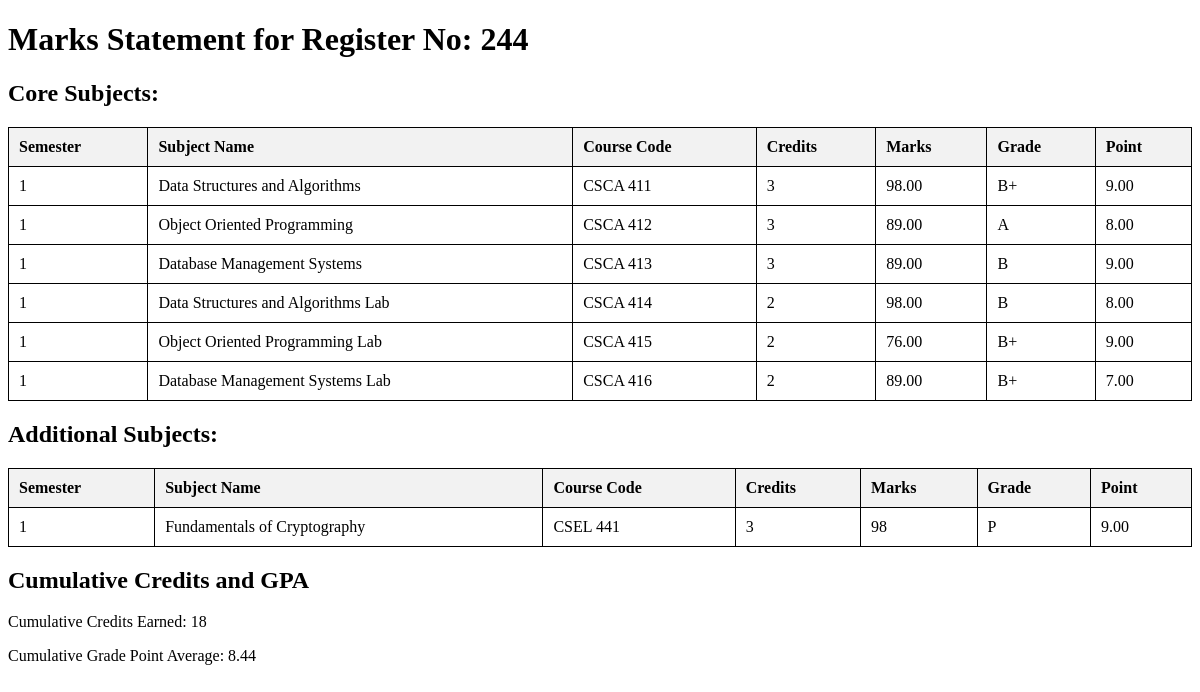
The app's page /fetch_marksheet.php?register_no=244 with its own data.
### tables this page shows
CREATE TABLE `core_subjects` (
  `id` int(11) NOT NULL,
  `register_no` varchar(20) NOT NULL,
  `subject_name` varchar(100) NOT NULL,
  `subject_code` varchar(20) NOT NULL,
  `credits` int(11) NOT NULL,
  `points` decimal(4,2) NOT NULL,
  `marks` decimal(5,2) NOT NULL,
  `grade` varchar(2) NOT NULL,
  `semester` int(11) NOT NULL,
  `created_at` timestamp NOT NULL DEFAULT current_timestamp()
);

CREATE TABLE `additional_subjects` (
  `id` int(11) NOT NULL,
  `register_no` varchar(20) DEFAULT NULL,
  `subject_name` varchar(100) DEFAULT NULL,
  `subject_code` varchar(20) DEFAULT NULL,
  `credits` int(11) DEFAULT NULL,
  `points` decimal(5,2) DEFAULT NULL,
  `marks` int(11) DEFAULT NULL,
  `grade` varchar(2) DEFAULT NULL,
  `semester` int(11) DEFAULT NULL
);

### fetch_marksheet.php (the view, shortened to what this page needs)
<?php
$servername = "localhost";
$username = "root";
$password = "";
$dbname = "university";
$conn = new mysqli($servername, $username, $password, $dbname);
$register_no = isset($_GET['register_no']) ? $_GET['register_no'] : '';
$core_sql = "SELECT * FROM core_subjects WHERE register_no = '$register_no'";
$core_result = $conn->query($core_sql);
$additional_sql = "SELECT * FROM additional_subjects WHERE register_no = '$register_no'";
$additional_result = $conn->query($additional_sql);
?>
<!DOCTYPE html>
<html>
<head>
</head>
<body>
    <h1>Marks Statement for Register No: <?php echo htmlspecialchars($register_no); ?></h1>
    <h2>Core Subjects:</h2>
    <table>
        <tr>
            <th>Semester</th>
            <th>Subject Name</th>
            <th>Course Code</th>
            <th>Credits</th>
            <th>Marks</th>
            <th>Grade</th>
            <th>Point</th>
        </tr>
        <?php
        if ($core_result->num_rows > 0) {
            while($row = $core_result->fetch_assoc()) {
                echo "<tr>
                        <td>{$row['semester']}</td>
                        <td>{$row['subject_name']}</td>
                        <td>{$row['subject_code']}</td>
                        <td>{$row['credits']}</td>
                        <td>{$row['marks']}</td>
                        <td>{$row['grade']}</td>
                        <td>{$row['points']}</td>
                      </tr>";
            }
        } else {
            echo "<tr><td colspan='7'>No core subject data found</td></tr>";
        }
        ?>
    </table>
    <h2>Additional Subjects:</h2>
    <table>
        <tr>
            <th>Semester</th>
            <th>Subject Name</th>
            <th>Course Code</th>
            <th>Credits</th>
            <th>Marks</th>
            <th>Grade</th>
            <th>Point</th>
        </tr>
        <?php
        if ($additional_result->num_rows > 0) {
            while($row = $additional_result->fetch_assoc()) {
                echo "<tr>
                        <td>{$row['semester']}</td>
                        <td>{$row['subject_name']}</td>
                        <td>{$row['subject_code']}</td>
                        <td>{$row['credits']}</td>
                        <td>{$row['marks']}</td>
                        <td>{$row['grade']}</td>
                        <td>{$row['points']}</td>
                      </tr>";
            }
        } else {
            echo "<tr><td colspan='7'>No additional subject data found</td></tr>";
        }
        ?>
    </table>
    <h2>Cumulative Credits and GPA</h2>
    <?php
    $cumulative_core_sql = "SELECT SUM(credits) AS total_credits, AVG(points) AS gpa FROM core_subjects WHERE register_no = '$register_no'";
    $cumulative_core_result = $conn->query($cumulative_core_sql);
    $cumulative_additional_sql = "SELECT SUM(credits) AS total_credits, AVG(points) AS gpa FROM additional_subjects WHERE register_no = '$register_no'";
    $cumulative_additional_result = $conn->query($cumulative_additional_sql);
    $total_credits = 0;
    $total_points = 0;
    $total_subjects = 0;
    if ($cumulative_core_result->num_rows > 0) {
        $core_row = $cumulative_core_result->fetch_assoc();
        $total_credits += $core_row['total_credits'];
        $total_points += $core_row['gpa'] * $core_row['total_credits'];
        $total_subjects += $core_row['total_credits'];
    }
    if ($cumulative_additional_result->num_rows > 0) {
        $additional_row = $cumulative_additional_result->fetch_assoc();
        $total_credits += $additional_row['total_credits'];
        $total_points += $additional_row['gpa'] * $additional_row['total_credits'];
        $total_subjects += $additional_row['total_credits'];
    }
    $cumulative_gpa = ($total_subjects > 0) ? ($total_points / $total_subjects) : 0;
    echo "<p>Cumulative Credits Earned: " . $total_credits . "</p>";
    echo "<p>Cumulative Grade Point Average: " . number_format($cumulative_gpa, 2) . "</p>";
    ?>
</body>
</html>

### fetch_marksheet.php (style rules this page uses)
table { width: 100%; border-collapse: collapse; }
table, th, td { border: 1px solid black; }
th, td { padding: 10px; text-align: left; }
th { background-color: #f2f2f2; }

### records on screen
core_subjects: semester "1", subject_name "Data Structures and Algorithms", subject_code "CSCA 411", credits "3", marks "98.00", grade "B+", points "9.00"
core_subjects: semester "1", subject_name "Object Oriented Programming", subject_code "CSCA 412", credits "3", marks "89.00", grade "A", points "8.00"
core_subjects: semester "1", subject_name "Database Management Systems", subject_code "CSCA 413", credits "3", marks "89.00", grade "B", points "9.00"
core_subjects: semester "1", subject_name "Data Structures and Algorithms Lab", subject_code "CSCA 414", credits "2", marks "98.00", grade "B", points "8.00"
core_subjects: semester "1", subject_name "Object Oriented Programming Lab", subject_code "CSCA 415", credits "2", marks "76.00", grade "B+", points "9.00"
core_subjects: semester "1", subject_name "Database Management Systems Lab", subject_code "CSCA 416", credits "2", marks "89.00", grade "B+", points "7.00"
additional_subjects: semester "1", subject_name "Fundamentals of Cryptography", subject_code "CSEL 441", credits "3", marks "98", grade "P", points "9.00"

### other values on screen
$register_no "244"
$total_credits "18"
$cumulative_gpa "8.44"
